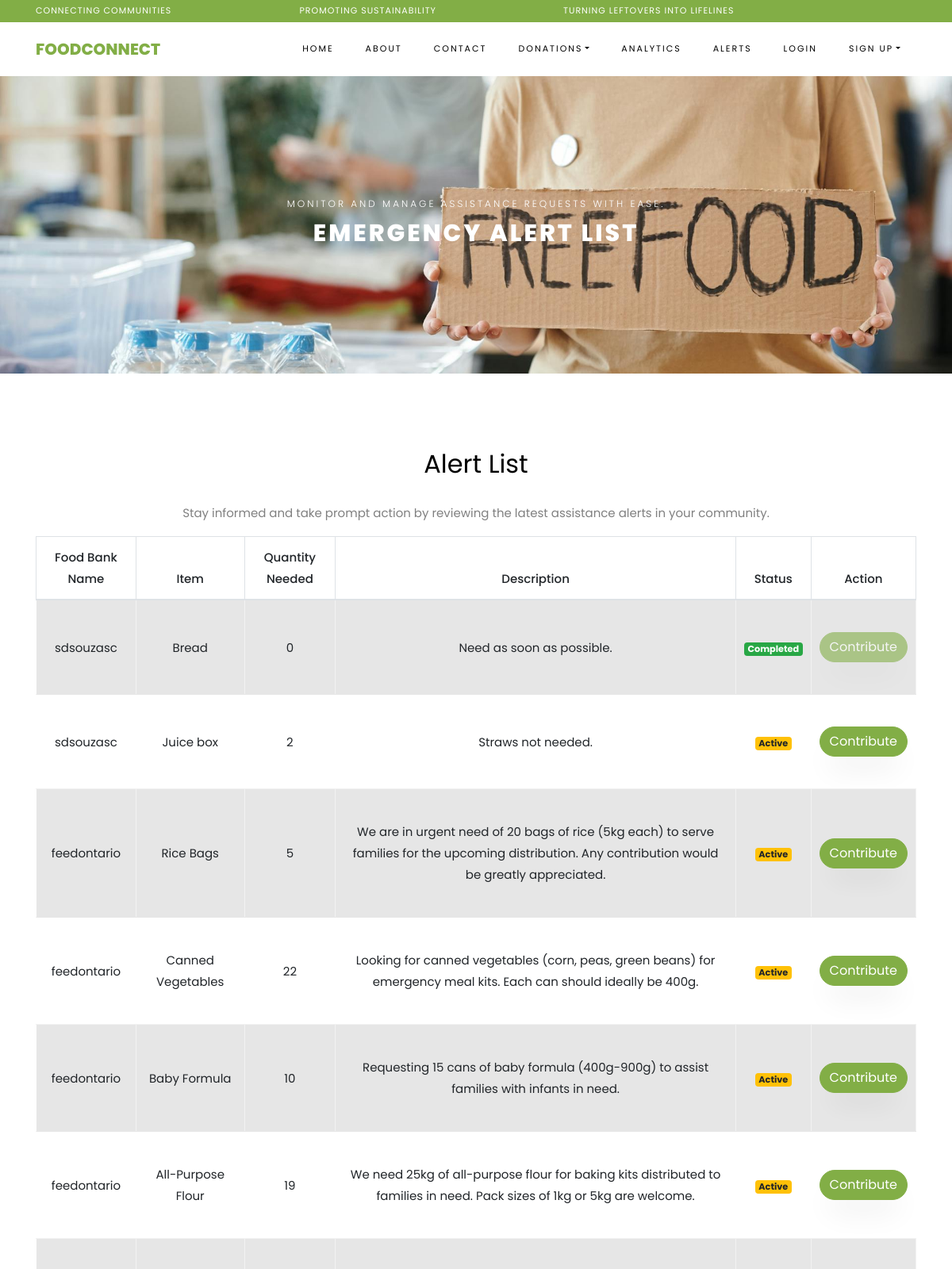
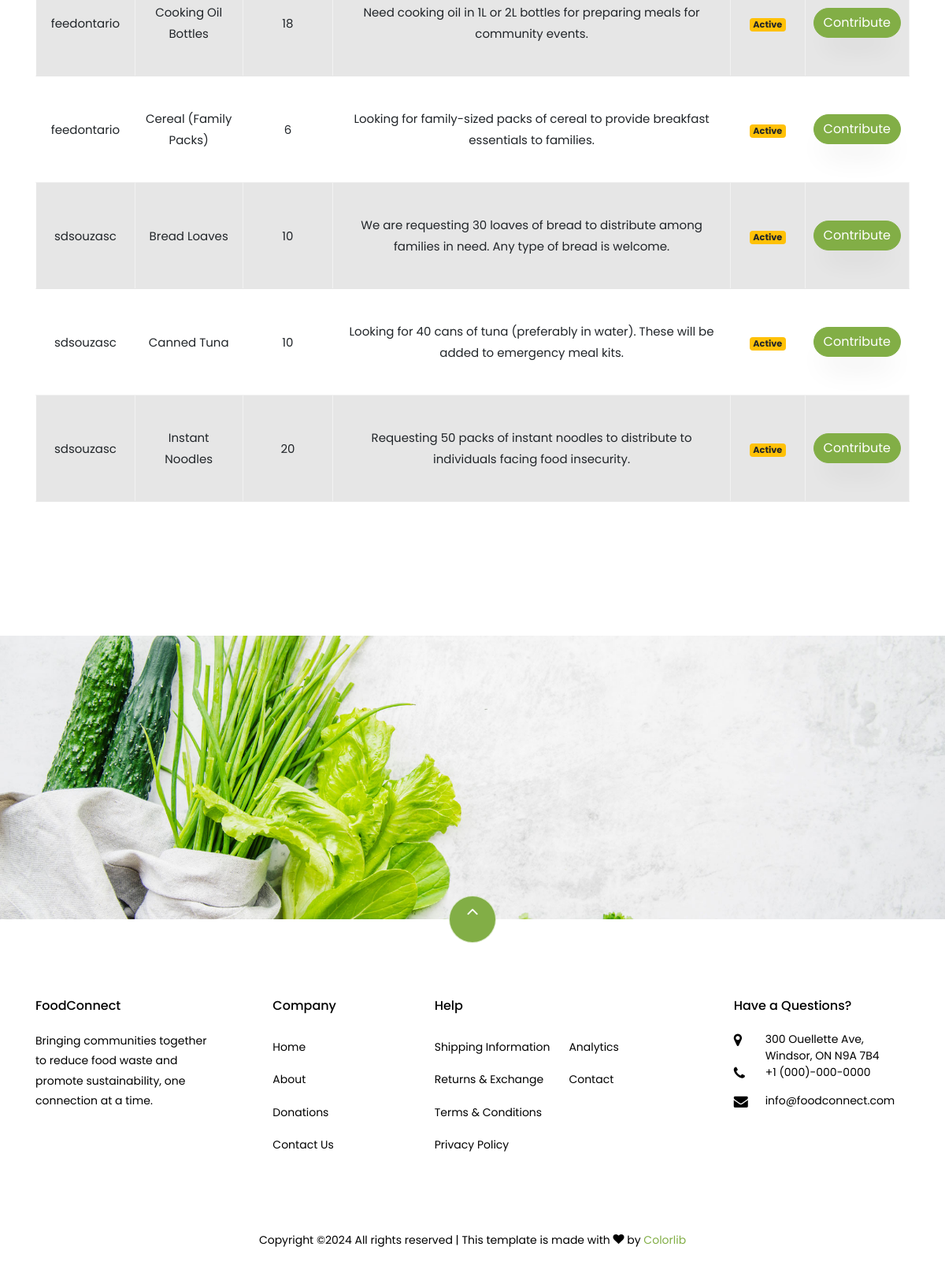
The page /alerts/alerts/ on the database its author committed (2 pictures, top to bottom).
### alerts/models.py (models this page shows, shortened)
class Alert(models.Model):
    item_name = models.CharField(max_length=100)
    original_quantity = models.PositiveIntegerField(default=0)
    quantity_needed = models.PositiveIntegerField()
    urgency_level = models.CharField(
        max_length=20,
        choices=[('low', 'Low'), ('medium', 'Medium'), ('high', 'High')],
        default='medium'
    )
    created_by = models.ForeignKey(
        User,
        on_delete=models.SET_NULL,
        null=True,
        related_name="created_alerts"
    )
    date_created = models.DateTimeField(auto_now_add=True)
    description = models.TextField(blank=True, null=True)
    is_active = models.BooleanField(default=True)
    last_updated = models.DateTimeField(auto_now=True)

### alerts/views.py (the view)
# urls.py: path('alerts/', views.alert_list, name='alert_list'),
def alert_list(request):
    if hasattr(request.user, 'foodbank'):
        alerts = Alert.objects.filter(created_by=request.user)
    else:
        alerts = Alert.objects.all()
    for alert in alerts:
        alert.hide_donate_button = alert.quantity_needed == 0
        if alert.quantity_needed == 0:
            alert.response_status = "completed"
        else:
            alert.response_status = "active"
    return render(request, 'webpages/alert_list.html', {'alerts': alerts})

### templates/webpages/alert_list.html (shortened to what this page needs)
{% extends 'webpages/base.html' %}
{% load static %}
{% block content %}
    <div class="hero-wrap hero-bread" style="background-image: url('{% static "images/alert-bg.jpg" %}');">
      <div class="container">
        <div class="row no-gutters slider-text align-items-center justify-content-center">
          <div class="col-md-9 ftco-animate text-center">
          	<p class="breadcrumbs">
                <span>Monitor and manage assistance requests with ease.</span>
            </p>
            <p class="mb-0 bread">Emergency Alert List</p>
          </div>
        </div>
      </div>
    </div>
<section class="ftco-section testimony-section">
    <div class="container">
        <div class="row mb-5 pb-3">
            <div class="col-md-12">
                <h2 class="mb-4 text-center">Alert List</h2>
                <p class="text-center">Stay informed and take prompt action by reviewing the latest assistance alerts in your community.</p>
                <table class="table table-bordered table-striped">
                    <thead>
                        <tr>
                            <th>Food Bank Name</th>
                            <th>Item</th>
                            <th>Quantity Needed</th>
                            <th>Description</th>
                            <th>Status</th>
                            <th>Action</th>
                        </tr>
                    </thead>
                    <tbody>
                        {% for alert in alerts %}
                        <tr>
                            <td>{{ alert.created_by.username }}</td>
                            <td>{{ alert.item_name }}</td>
                            <td>{{ alert.quantity_needed }}</td>
                            <td>{{ alert.description }}</td>
                            <td>
                                <span class="badge
                                        {% if alert.response_status == 'active' %} badge-warning
                                        {% elif alert.response_status == 'completed' %} badge-success
                                        {% endif %}">
                                        {{ alert.response_status|capfirst }}
                                </span>
                            </td>
                            <td>
                                 {% if request.user.foodbank %}
                                     <a href="{% url 'update_alert' alert.id %}"
                                        class="btn btn-primary
                                        {% if alert.quantity_needed == 0 %} disabled {% endif %}"
                                     >
                                         Update
                                     </a>
                                     <a href="{% url 'delete_alert' alert.id %}"
                                        class="btn btn-danger {% if alert.quantity_needed == 0 %} disabled {% endif %}"
                                        onclick="return confirm('Are you sure you want to delete Alert?');"
                                     >
                                         Delete
                                     </a>
                                 {% else %}
                                     <a href="{% url 'respond_to_donation' alert.id %}"
                                        class="btn btn-primary
                                        {% if alert.quantity_needed == 0 %} disabled {% endif %}"
                                     >
                                         Contribute
                                     </a>
                                {% endif %}
                            </td>
                        </tr>
                        {% empty %}
                        <tr>
                            <td colspan="7" class="text-center">No alerts available.</td>
                        </tr>
                        {% endfor %}
                    </tbody>
                </table>
            </div>
        </div>
    </div>
</section>
{% endblock %}

### rows shown on the page
Alert: created_by.username "sdsouzasc", item_name "Bread", quantity_needed "0", description "Need as soon as possible.", response_status "Completed"
Alert: created_by.username "sdsouzasc", item_name "Juice box", quantity_needed "2", description "Straws not needed.", response_status "Active"
Alert: created_by.username "feedontario", item_name "Rice Bags", quantity_needed "5", description "We are in urgent need of 20 bags of rice (5kg each) to serve families for the upcoming distribution. Any contribution would be greatly appreciated.", response_status "Active"
Alert: created_by.username "feedontario", item_name "Canned Vegetables", quantity_needed "22", description "Looking for canned vegetables (corn, peas, green beans) for emergency meal kits. Each can should ideally be 400g.", response_status "Active"
Alert: created_by.username "feedontario", item_name "Baby Formula", quantity_needed "10", description "Requesting 15 cans of baby formula (400g-900g) to assist families with infants in need.", response_status "Active"
Alert: created_by.username "feedontario", item_name "All-Purpose Flour", quantity_needed "19", description "We need 25kg of all-purpose flour for baking kits distributed to families in need. Pack sizes of 1kg or 5kg are welcome.", response_status "Active"
Alert: created_by.username "feedontario", item_name "Cooking Oil Bottles", quantity_needed "18", description "Need cooking oil in 1L or 2L bottles for preparing meals for community events.", response_status "Active"
Alert: created_by.username "feedontario", item_name "Cereal (Family Packs)", quantity_needed "6", description "Looking for family-sized packs of cereal to provide breakfast essentials to families.", response_status "Active"
Alert: created_by.username "sdsouzasc", item_name "Bread Loaves", quantity_needed "10", description "We are requesting 30 loaves of bread to distribute among families in need. Any type of bread is welcome.", response_status "Active"
Alert: created_by.username "sdsouzasc", item_name "Canned Tuna", quantity_needed "10", description "Looking for 40 cans of tuna (preferably in water). These will be added to emergency meal kits.", response_status "Active"
Alert: created_by.username "sdsouzasc", item_name "Instant Noodles", quantity_needed "20", description "Requesting 50 packs of instant noodles to distribute to individuals facing food insecurity.", response_status "Active"
